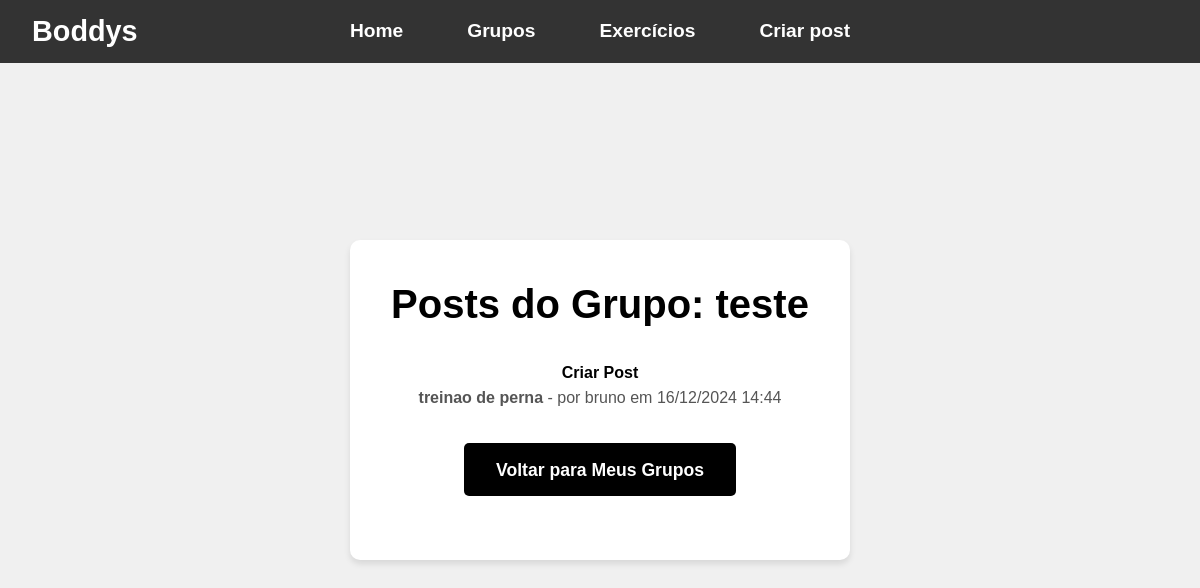
Page /social/grupo/1/posts/ (signed in) on the committed database.
### groups/models.py (models this page shows, shortened)
class Grupo(models.Model):
    codigoAcesso = models.CharField(max_length=50, unique=True)
    nome = models.CharField(max_length=255)
    criadoEm = models.DateTimeField(default=timezone.now)
    emailAdmin = models.EmailField()
    diasAtivos = models.IntegerField(default=0)
    membros = models.ManyToManyField(settings.AUTH_USER_MODEL, blank=True)  # Relacionamento com Usuários

### social/models.py (models this page shows, shortened)
class Post(models.Model):
    grupo = models.ForeignKey(Grupo, on_delete=models.CASCADE, related_name='posts')
    data = models.DateTimeField(default=timezone.now)
    titulo = models.CharField(max_length=255)
    urlDaImagem = models.URLField(max_length=500, null=True, blank=True)
    autor = models.ForeignKey(settings.AUTH_USER_MODEL, on_delete=models.CASCADE, related_name='posts')

### users/models.py (models this page shows, shortened)
class Usuario(AbstractBaseUser, PermissionsMixin):
    email = models.EmailField('email address', unique=True)
    nome = models.CharField(max_length=255, blank=False)
    dataNascimento = models.DateField(null=True, blank=True)
    criadoEm = models.DateTimeField(default=timezone.now)
    urlFotoPerfil = models.URLField(max_length=500, null=True, blank=True)
    is_active = models.BooleanField(default=True)
    is_staff = models.BooleanField(default=False)
    objects = UsuarioManager()
    USERNAME_FIELD = 'email'
    REQUIRED_FIELDS = ['nome', 'dataNascimento',]

### social/views.py (the view)
# urls.py: path('grupo/<int:grupo_id>/posts/', listar_posts_grupo_view, name='listar_posts_grupo'),
@login_required
def listar_posts_grupo_view(request, grupo_id):
    grupo = get_object_or_404(Grupo, id=grupo_id, membros=request.user)
    posts = Post.objects.filter(grupo=grupo).order_by('-data')  # Posts mais recentes primeiro
    return render(request, 'social/listar_posts_grupo.html', {'grupo': grupo, 'posts': posts})

### social/templates/social/listar_posts_grupo.html (shortened to what this page needs)
{% extends 'base.html' %}
{% block content %}
<h1>Posts do Grupo: {{ grupo.nome }}</h1>
<a href="{% url 'criar_post' %}">Criar Post</a>
{% if posts %}
    <ul>
    {% for post in posts %}
        <li>
            <strong>{{ post.titulo }}</strong> - por {{ post.autor.nome }} em {{ post.data|date:"d/m/Y H:i" }}
        </li>
    {% endfor %}
    </ul>
{% else %}
    <p>Nenhum post ainda.</p>
{% endif %}
<p><a class="button" href="{% url 'listar_grupos' %}">Voltar para Meus Grupos</a></p>
{% endblock content %}

### boddys_project/templates/base.html (style rules this page uses)
* { box-sizing: border-box; margin: 0; padding: 0; }
body { padding-top: 70px; font-family: Arial, sans-serif; line-height: 1.6; background-color: #f0f0f0; color: #333333; display: flex; justify-content: center; align-items: center; min-height: 100vh; padding: 1rem; }
h1 { margin-bottom: 1.5rem; font-size: 2.5rem; color: #000000; }
p { margin-bottom: 1.5rem; font-size: 1.1rem; color: #555555; }
li { margin-bottom: 1.5rem; font-size: 1rem; color: #555555; text-decoration: none; list-style-type: none; }
a { color: #000000; text-decoration: none; font-weight: bold; transition: opacity 0.3s ease; }
button, .button { background-color: #000000; color: #ffffff; border: none; padding: 0.8rem 2rem; margin: 0.5rem 0; cursor: pointer; font-size: 1.1rem; border-radius: 5px; transition: background-color 0.3s ease, transform 0.1s ease; display: inline-block; text-decoration: none; }

### rows in the picture
Grupo: nome "teste"
Post: titulo "treinao de perna", autor.nome "bruno", data "16/12/2024 14:44"
